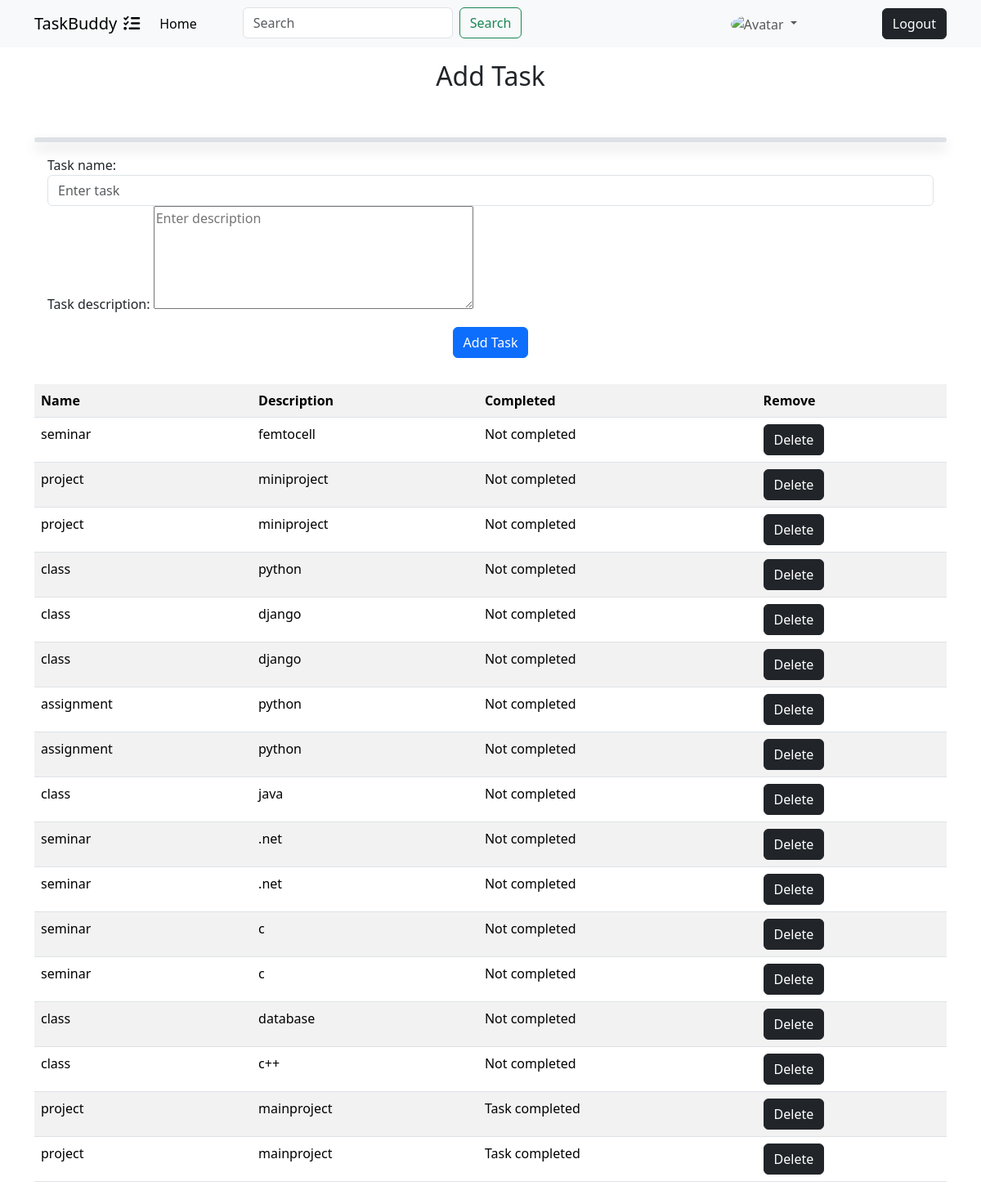
Screenshot of /index/ (signed in) with the database file from the repository.
### work/models.py (models this page shows)
class Taskmodel(models.Model):
    task_name=models.CharField(max_length=50)
    task_description=models.TextField()
    created_date=models.DateField(auto_now_add=True)
    user=models.ForeignKey(User,on_delete=models.CASCADE,null=True)
    completed=models.BooleanField(default=False)

### work/views.py (the view, shortened to what this page needs)
# urls.py: path('index/',Add_Task.as_view(),name="index"),
@method_decorator(signin_required,name="dispatch")
class Add_Task(View):
    def get(self,request,**kwargs):
        form=Taskform()
        data=Taskmodel.objects.filter(user=request.user).order_by('completed')
        return render(request,"index.html",{"form":form,"data":data})

### work/forms.py
class Taskform(forms.ModelForm):
    class Meta:
        model=Taskmodel
        fields=["task_name","task_description"]
        widgets={
                'task_name':forms.TextInput(attrs={'class':'form-control','placeholder':'Enter task'}),
                'task_description':forms.Textarea(attrs={'class':'form_control','column':80,"rows":5,'placeholder':'Enter description'})
                }

### work/views.py (called while the page is built)
def signin_required(fn):
    def wrapper(request,**kwargs):
        if not request.user.is_authenticated:
            return redirect("signin")
        else:
            return fn(request,**kwargs)
    return wrapper

### work/templates/index.html (shortened to what this page needs)
<!DOCTYPE html>
<html lang="en">
<head>
    <link href="https://cdn.jsdelivr.net/npm/bootstrap@5.3.3/dist/css/bootstrap.min.css" rel="stylesheet">
    <link rel="stylesheet" href="https://cdnjs.cloudflare.com/ajax/libs/font-awesome/6.5.2/css/all.min.css" />
</head>
<body>
            <nav class="navbar navbar-expand-lg bg-body-tertiary">
                <div class="container">
                  <a class="navbar-brand" href="#">TaskBuddy<i class="fa-solid fa-list-check ms-2"></i></a>
                  <div class="collapse navbar-collapse" id="navbarSupportedContent">
                    <ul class="navbar-nav me-auto mb-2 mb-lg-0">
                      <li class="nav-item">
                        <a class="nav-link active" aria-current="page" href="#">Home</a>
                      </li>
                      <li class="nav-item ms-5">
                        <form class="d-flex" role="search" method="post">
                        <input class="form-control me-2" type="search" placeholder="Search" aria-label="Search">
                        <button class="btn btn-outline-success" type="submit">Search</button>
                      </form>
                    </li>
                    </ul>
                    <ul class="navbar-nav me-5">
                      <li class="nav-item dropdown me-5 mx-5">
                        <a class="nav-link dropdown-toggle" href="#" role="button" data-bs-toggle="dropdown" aria-expanded="false">
                        <img src="" alt="Avatar" class="avatar">
                        </a>
                      </li>
                     </ul>
                     <ul class="navbar-nav">
                        <a href="#" class="btn btn-dark">Logout</a>
                    </ul>
                  </div>
                </div>
              </nav>
<div class="container">
<h2 class="text-center mt-3">Add Task</h2>
<br>
<div class="border border-3  border rounded shadow"></div>
<form action=""method="post"class="my-3 mx-3">
    {{form}}
<div class="text-center">
<button type="submit" class="btn btn-primary my-3">Add Task</button>
</form>
</div></div>
<div class="container">
     <table class="table table-striped">
         <tr>
            <th>Name</th>
            <th>Description</th>
            <th>Completed</th>
            <th>Remove</th>
        </tr>
        {%for i in data%}
        <tr>
            <td>{{i.task_name}}</td>
            <td>{{i.task_description}}</td>
            {%if i.completed == True%}
            <td>Task completed</td>
            {%else%}
            <td>Not completed</td>
            {%endif%}
            <td><a href="{%url 'delete' i.id %}"class="btn btn-dark">Delete</a></td>
        </tr>
        {%endfor%}
    </table>
</div>
</body>
</html>

### work/templates/index.html (style rules this page uses)
.avatar { vertical-align: middle; width: 50px; height: 50px; border-radius: 50%; }

### rows the page displays
Taskmodel: task_name "seminar", task_description "femtocell", completed "Not completed"
Taskmodel: task_name "project", task_description "miniproject", completed "Not completed"
Taskmodel: task_name "project", task_description "miniproject", completed "Not completed"
Taskmodel: task_name "class", task_description "python", completed "Not completed"
Taskmodel: task_name "class", task_description "django", completed "Not completed"
Taskmodel: task_name "class", task_description "django", completed "Not completed"
Taskmodel: task_name "assignment", task_description "python", completed "Not completed"
Taskmodel: task_name "assignment", task_description "python", completed "Not completed"
Taskmodel: task_name "class", task_description "java", completed "Not completed"
Taskmodel: task_name "seminar", task_description ".net", completed "Not completed"
Taskmodel: task_name "seminar", task_description ".net", completed "Not completed"
Taskmodel: task_name "seminar", task_description "c", completed "Not completed"
Taskmodel: task_name "seminar", task_description "c", completed "Not completed"
Taskmodel: task_name "class", task_description "database", completed "Not completed"
Taskmodel: task_name "class", task_description "c++", completed "Not completed"
Taskmodel: task_name "project", task_description "mainproject", completed "Task completed"
Taskmodel: task_name "project", task_description "mainproject", completed "Task completed"
